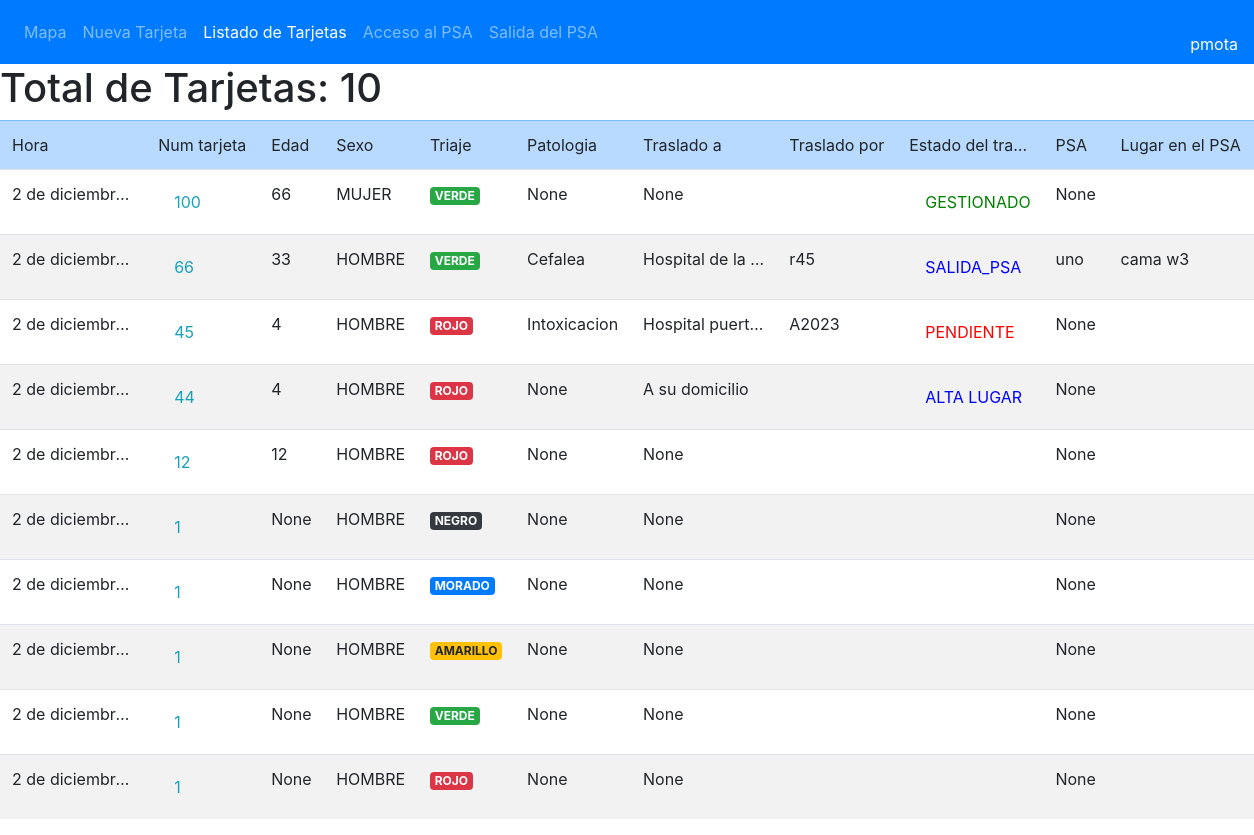
/tarjetas/tarjetas_list/ (signed in), run on the app's committed database.
### tarjetas/models.py (models this page shows, shortened)
class Tarjeta(models.Model):
    TRIAJE = (
        ('VERDE', 'VERDE'),
        ('AMARILLO','AMARILLO'),
        ('ROJO', 'ROJO'),
        ('MORADO', 'MORADO'),
        ('NEGRO', 'NEGRO'),
    )
    ESTADO_TRASLADO = (
        ('PENDIENTE', 'PENDIENTE'),
        ('SOLICITADO', 'SOLICITADO'),
        ('GESTIONADO', 'GESTIONADO'),
        ('SALIDA_PSA', 'SALIDA_PSA'),
        ('REALIZADO', 'REALIZADO'),
        ('ALTA LUGAR', 'ALTA LUGAR'),
    )
    SEXO = (
        ('HOMBRE', 'HOMBRE'),
        ('MUJER','MUJER'),
        ('NSNC', 'NS/NC'),
    )
    num_t = models.CharField(max_length=100, blank=False)
    edad = models.IntegerField(blank=True, null=True)
    sexo = models.CharField(max_length=32,choices=SEXO)
    filiacion = models.CharField(max_length=200, blank=True)
    patologia = models.ForeignKey(Patologia, models.DO_NOTHING, db_column='patologia', blank=True, null=True)
    diagnostico = models.CharField(max_length=500, blank=True)
    tratamiento = models.CharField(max_length=500, blank=True)
    traslada_a = models.ForeignKey(Destino, models.DO_NOTHING, db_column='destino', blank=True, null=True)
    traslada_por = models.CharField(max_length=50, blank=True)
    triaje_ini = models.CharField(max_length=10,choices=TRIAJE)
    triaje = models.CharField(max_length=10,choices=TRIAJE)
    estado_traslado = models.CharField(max_length=32,choices=ESTADO_TRASLADO)
    latitud = models.FloatField(blank=True, null=True)
    longitud = models.FloatField(blank=True, null=True)
    evento = models.ForeignKey(Evento, models.DO_NOTHING, db_column='evento', blank=True, null=True)
    hora_ini = models.DateTimeField(auto_now_add=True)
    psa_in = models.DateTimeField(blank=True, null=True)
    psa_out = models.DateTimeField(blank=True, null=True)
    dest_in = models.DateTimeField(blank=True, null=True)
    hora_fin = models.DateTimeField(blank=True, null=True)
    pos_psa = models.CharField(max_length=100, blank=True)
    psa = models.ForeignKey(Psa, models.DO_NOTHING, db_column='psa', blank=True, null=True)

class Patologia(models.Model):
    tipo = models.CharField(max_length=100)
    def __str__(self):
        return self.tipo

class Destino(models.Model):
    lugar = models.CharField(max_length=100)
    activo = models.BooleanField(default=True)
    def __str__(self):
        return self.lugar

class Psa(models.Model):
    nombre = models.CharField(max_length=100, blank=False, null=False)
    descripcion = models.CharField(max_length=200, blank=True, null=True)
    lugar = models.CharField(max_length=100, blank=True, null=True)
    latitud = models.FloatField(blank=False, null=False)
    longitud = models.FloatField(blank=False, null=False)
    codigo = models.CharField(max_length=10, blank=False, null=False)
    evento = models.ForeignKey(Evento, models.DO_NOTHING, db_column='evento', blank=True, null=True)

### tarjetas/views.py (the view)
# urls.py: path('tarjetas_list/', views.tarjetas_list, name='tarjetas_list'),
@login_required(login_url='login')
def tarjetas_list(request):
    tarjetas = Tarjeta.objects.filter(evento = request.session['evento_id']).order_by('-id')
    tarjetas_count = Tarjeta.objects.filter(evento = request.session['evento_id']).count()
    return render(request, 'tarjetas/tarjetas_list.html', {'tarjetas': tarjetas,'tarjetas_count': tarjetas_count})

### tarjetas/models.py (called while the page is built)
    def __str__(self):
        return self.lugar

### tarjetas/templates/tarjetas/tarjetas_list.html (shortened to what this page needs)
{% extends "base.html" %}
{% load i18n %}
{% block content %}
    <div>
        <h1>Total de Tarjetas: {{ tarjetas_count }} </h1>
    </div>
    <table class="table table-striped table-hover">
        <thead class="table-primary">
            <tr>
              <td>Hora</td>
              <td>Num tarjeta</td>
              <td>Edad</td>
              <td>Sexo</td>
              <td>Triaje</td>
              <td>Patologia</td>
              <td>Traslado a </td>
              <td>Traslado por</td>
              <td>Estado del traslado</td>
              <td>PSA</td>
              <td>Lugar en el PSA</td>
            </tr>
        </thead>
        <tbody>
              <tr>
                {% for tarjeta in tarjetas %}
                <tr>
                  <td>{{tarjeta.hora_ini}}</td>
                  <td><a class="nav-link text-info fw-bold" href="/tarjetas/tarjeta_edit/{{ tarjeta.id }}">{{tarjeta.num_t}}</a></td>
                  <td>{{tarjeta.edad}}</td>
                  <td>{{tarjeta.sexo}}</td>
                  <td>{% if tarjeta.triaje == 'VERDE' %}
                      <span class="badge badge-success">{{tarjeta.triaje}}</span>
                      {% elif tarjeta.triaje == 'AMARILLO' %}
                      <span class="badge badge-warning">{{tarjeta.triaje}}</span>
                      {% elif tarjeta.triaje == 'ROJO' %}
                        <span class="badge badge-danger">{{tarjeta.triaje}}</span>
                      {% elif tarjeta.triaje == 'MORADO' %}
                        <span class="badge badge-primary">{{tarjeta.triaje}}</span>
                      {% elif tarjeta.triaje == 'NEGRO' %}
                        <span class="badge badge-dark">{{tarjeta.triaje}}</span>
                      {% endif %}
                  </td>
                  <td>{{tarjeta.patologia}}</td>
                  <td>{{tarjeta.traslada_a}}</td>
                  <td>{{tarjeta.traslada_por}}</td>
                   <td>{% if tarjeta.estado_traslado == 'GESTIONADO' %}
                      <a class="nav-link text-green fw-bold" href="/tarjetas/estado_traslado/{{ tarjeta.id }}">{{tarjeta.estado_traslado}}</a>
                    {% elif tarjeta.estado_traslado == 'SOLICITADO' %}
                      <a class="nav-link text-yellow fw-bold" href="/tarjetas/estado_traslado/{{ tarjeta.id }}">{{tarjeta.estado_traslado}}</a>
                    {% elif tarjeta.estado_traslado == 'PENDIENTE' %}
                      <a class="nav-link text-red fw-bold" href="/tarjetas/estado_traslado/{{ tarjeta.id }}">{{tarjeta.estado_traslado}}</a>
                    {% else  %}
                      <a class="nav-link text-blue fw-bold" href="/tarjetas/estado_traslado/{{ tarjeta.id }}">{{tarjeta.estado_traslado}}</a>
                    {% endif %}
                </td>
                <td>{{tarjeta.psa}}</td>
                <td>{{tarjeta.pos_psa}}</td>
                </tr>
                {% endfor %}
              </tr>
        </tbody>
    </table>
{% endblock content %}

### tarjetas/templates/base.html (shortened to what this page needs)
<!doctype html>
<html lang="es">
  {% load i18n %}
  {% load static %}
  <head>
    <link rel="stylesheet" href="https://stackpath.bootstrapcdn.com/bootstrap/4.3.1/css/bootstrap.min.css">
    <link rel="stylesheet" href="https://unpkg.com/leaflet@1.9.4/dist/leaflet.css" />
  </head>
<body>
  <nav class="navbar navbar-expand-lg  navbar-dark bg-primary">
    <ul class="navbar-nav mr-auto">
      <li class="nav-item">
        <li class="nav-item {% if  request.path == '#' %}active bg-danger2{% endif %}">
          <a class="nav-link" aria-current="page" href="#">Mapa</a>
      </li>
        <li class="nav-item {% if  request.path == '/tarjetas/roll_1/' %}active bg-danger2{% endif %}">
        <a class="nav-link" aria-current="page" href="/tarjetas/roll_1/">Nueva Tarjeta</a>
      </li>
      <li class="nav-item {% if  request.path == '/tarjetas/tarjetas_list/' %}active bg-danger2{% endif %}">
        <a class="nav-link" aria-current="page" href="/tarjetas/tarjetas_list/">Listado de Tarjetas</a>
      </li>
      <li class="nav-item {% if  request.path == '/tarjetas/roll_2/' %}active bg-danger2{% endif %}">
        <a class="nav-link" aria-current="page" href="/tarjetas/roll_2/">Acceso al PSA</a>
      </li>
      <li class="nav-item {% if  request.path == '/tarjetas/roll_3/' %}active bg-danger2{% endif %}">
        <a class="nav-link" aria-current="page" href="/tarjetas/roll_3/">Salida del PSA</a>
      </li>
    </ul>
    <ul class="nav navbar-nav ml-auto">
      <li class="nav-item ">
        <span class="text-white" ><a href="{% url 'logout' %}"style="color:#FFFFFF;" FONT COLOR="white"> {{request.user}} </a>  </span>
      </li>
    </ul>
  </nav>
  {% block content %}{% endblock content %}
      </body>
</html>

### tarjetas/templates/tarjetas/tarjetas_list.html (style rules this page uses)
.table td { max-width: 145px; overflow: hidden; text-overflow: ellipsis; white-space: nowrap; }
.text-green { color: green; }
.text-red { color: red; }
.text-blue { color: blue; }

### data on the page
Tarjeta: hora_ini "2 de diciembr…", num_t "100", edad "66", sexo "MUJER", triaje "VERDE", patologia "None", traslada_a "None", estado_traslado "GESTIONADO", psa "None"
Tarjeta: hora_ini "2 de diciembr…", num_t "66", edad "33", sexo "HOMBRE", triaje "VERDE", patologia "Cefalea", traslada_a "Hospital de la…", traslada_por "r45", estado_traslado "SALIDA_PSA", psa "uno", pos_psa "cama w3"
Tarjeta: hora_ini "2 de diciembr…", num_t "45", edad "4", sexo "HOMBRE", triaje "ROJO", patologia "Intoxicacion", traslada_a "Hospital puert…", traslada_por "A2023", estado_traslado "PENDIENTE", psa "None"
Tarjeta: hora_ini "2 de diciembr…", num_t "44", edad "4", sexo "HOMBRE", triaje "ROJO", patologia "None", traslada_a "A su domicilio", estado_traslado "ALTA LUGAR", psa "None"
Tarjeta: hora_ini "2 de diciembr…", num_t "12", edad "12", sexo "HOMBRE", triaje "ROJO", patologia "None", traslada_a "None", psa "None"
Tarjeta: hora_ini "2 de diciembr…", num_t "1", edad "None", sexo "HOMBRE", triaje "NEGRO", patologia "None", traslada_a "None", psa "None"
Tarjeta: hora_ini "2 de diciembr…", num_t "1", edad "None", sexo "HOMBRE", triaje "MORADO", patologia "None", traslada_a "None", psa "None"
Tarjeta: hora_ini "2 de diciembr…", num_t "1", edad "None", sexo "HOMBRE", triaje "AMARILLO", patologia "None", traslada_a "None", psa "None"
Tarjeta: hora_ini "2 de diciembr…", num_t "1", edad "None", sexo "HOMBRE", triaje "VERDE", patologia "None", traslada_a "None", psa "None"
Tarjeta: hora_ini "2 de diciembr…", num_t "1", edad "None", sexo "HOMBRE", triaje "ROJO", patologia "None", traslada_a "None", psa "None"

### other printed values
{{ request.user }} "pmota"
{{ tarjetas_count }} "10"
